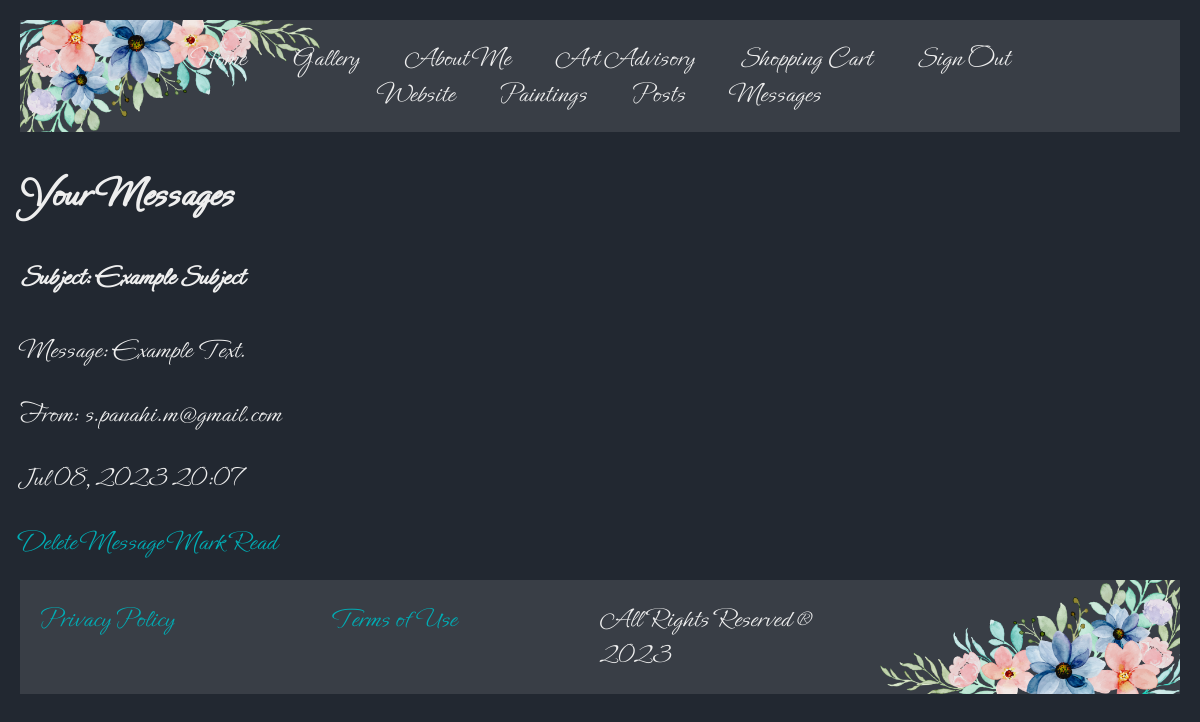
Screenshot of /admin/messages (signed in) with the database file from the repository.
### fiona/models/messages.py (models this page shows, shortened)
class Message(db.Model):
    __tablename__ = 'messages'
    id          = Column(Integer, primary_key=True, autoincrement=True)
    email       = Column(String(200), nullable=False)
    subject     = Column(String(200), nullable=False)
    message     = Column(Text, nullable=False)
    read        = Column(Boolean, nullable=False, default=False)
    since       = Column(DateTime, nullable=False)

### fiona/admin.py (the view)
@app.route('/admin/messages')
def messages():
    website = Website.query.first()
    title = website.name + ' | Messages'
    if 'user_id' in session and 'is_admin' in session:
        messages = Message.query.all()
        return render_template('admin/messages.html', website=website, title=title, messages=messages)
    else:
        return render_template('404.html',website=website, title='404 - Not Found')

### fiona/templates/admin/messages.html
{% extends 'layouts/default.html' %}
{% block content %}
<h2>Your Messages</h2>
{% for message in messages %}
    <div class="message" data-message-id="{{message.id}}">
        <h4>Subject: {{message.subject}}</h4>
        <p>Message: {{message.message}}</p>
        <p>From:  {{message.email}}</p>
        <p>{{message.since.strftime('%h %d, %Y %H:%m')}}</p>
        <a class="delete-button" href="{{ url_for('delete_message') }}?message_id={{message.id}}">Delete Message</a>
        {% if not message.read %}
            <a href="{{ url_for('mark_message_read') }}?message_id={{message.id}}">Mark Read</a>
        {% elif message.read %}
            <a href="{{ url_for('mark_message_unread') }}?message_id={{message.id}}">Mark Unread</a>
        {% endif %}
    </div>
{% endfor %}
{% endblock %}

### fiona/static/css/main.css (style rules this page uses)
:root { --background-color: #222831; --element-color: #393E46; --highlight-color: #00ADB5; --text-color: #EEEEEE; --default-font-size: 28px; --smaller-font-size: 26px; --default-margin: 20px 20px 0 20px; }
body { margin: 0; padding: 0; box-sizing: border-box; background-color: var(--background-color); font-family: 'primary-font'; color: var(--text-color); font-size: var(--default-font-size); }
a { text-decoration: none; color: var(--highlight-color); transition: .5s; }

### rows the page displays
Message: subject "Example Subject", message "Example Text.", email "s.panahi.m@gmail.com", since "Jul 08, 2023 20:07"
